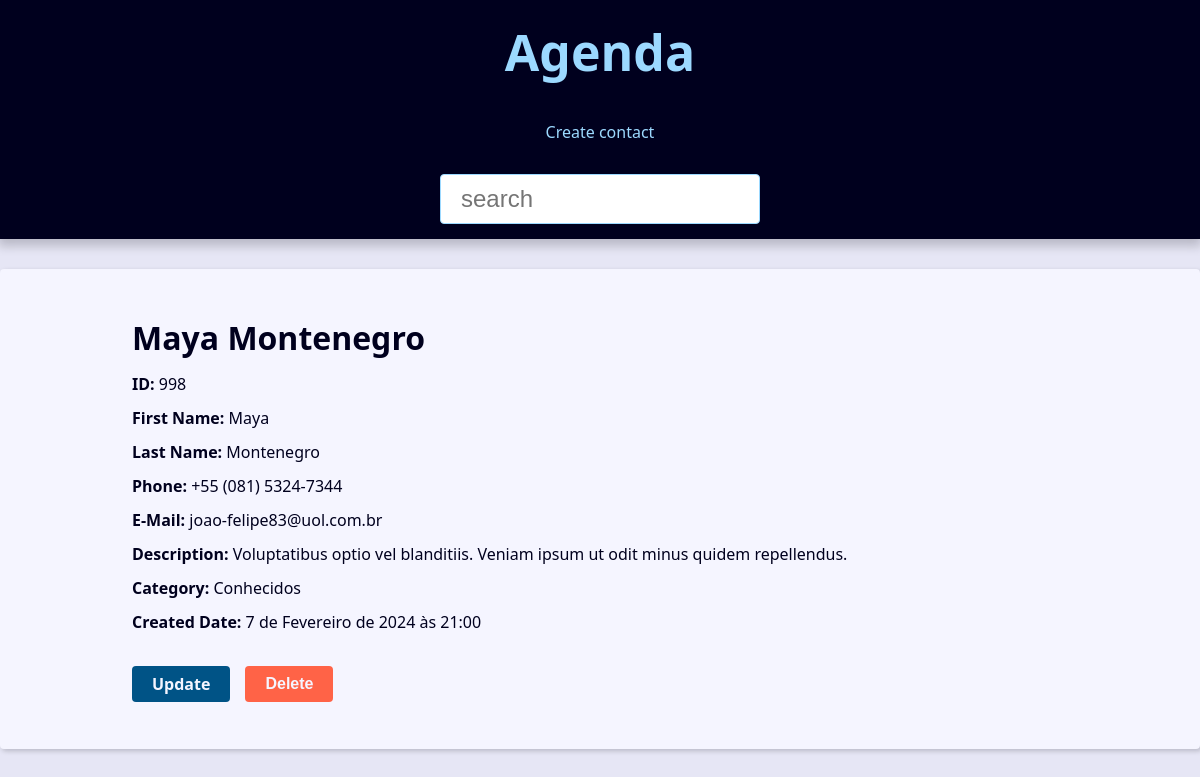
Screenshot of /contact/998/ with the database file from the repository.
### contact/models.py (models this page shows, shortened)
class Contact(models.Model):
    first_name = models.CharField(max_length=50)
    last_name = models.CharField(max_length=50,blank=True)
    phone = models.CharField(max_length=50)
    email = models.EmailField(max_length=254,blank=True)
    created_date = models.DateTimeField(default=timezone.now)
    description = models.TextField(blank=True)
    show = models.BooleanField(default=True)
    picture = models.ImageField(blank=True,upload_to='pictures/%Y/%m/')
    category = models.ForeignKey(Category,on_delete=models.SET_NULL,blank=True,null=True)
    owner = models.ForeignKey(User(),on_delete=models.SET_NULL,blank=True,null=True)

class Category(models.Model):
    class Meta:
        verbose_name = 'Category'
        verbose_name_plural = 'Categories'
    name = models.CharField(max_length=50)

### contact/views/contact_views.py (the view)
# urls.py: path('contact/<int:contact_id>/', views.contact, name='contact'),
def contact(request,contact_id):
    single_contact = get_object_or_404(Contact.objects,pk=contact_id,show=True)
    name = f'{single_contact.first_name} {single_contact.last_name}'
    context = {
        'contact':single_contact,
        'title': name
    }
    return render(
        request,
        'contact/contact.html',
        context
        )

### contact/templates/contact/contact.html (shortened to what this page needs)
{% extends "global/base.html" %}
{% block content %}
    <div class="single-contact">
        <h1 class="single-contact-name">
            {{contact.first_name}} {{contact.last_name}}
        </h1>
        <p><b>ID:</b>  {{contact.id}}</p>
        <p><b>First Name:</b>  {{contact.first_name}}</p>
        <p><b>Last Name:</b>  {{contact.last_name}}</p>
        <p><b>Phone:</b>  {{contact.phone}}</p>
        <p><b>E-Mail:</b>  {{contact.email}}</p>
        <p><b>Description:</b>  {{contact.description}}</p>
        <p><b>Category:</b>  {{contact.category.name}}</p>
        <p><b>Created Date:</b>  {{contact.created_date}}</p>
        <div class="contact-links">
            <a class="btn btn-link" href="{% url "contact:update" contact.id %}">
                Update
            </a>
            <form action="{% url "contact:delete" contact.id %}" method="post">
                {% if confirmation == 'no' %}
                    <input type="hidden" name="confirmation" value="yes">
                    <button class="btn btn-link btn-delete" type="submit">Confirm?</button>
                {% else %}
                    <button class="btn btn-link btn-delete" type="submit">Delete</button>
                {% endif %}
            </form>
        </div>
    </div>
{% endblock content %}

### base_static/global/css/style.css (style rules this page uses)
:root { --spacing: 1.5rem; --link-dark-color: rgb(0, 83, 134); --link-light-color: rgb(156, 217, 255); --clr-white: rgb(245, 245, 255); --clr-black: rgb(0, 0, 30); --clr-light-gray: rgb(230, 230, 245); --clr-dark-shadow-5: rgba(0, 0, 10, 5%); --clr-dark-shadow-10: rgba(0, 0, 10, 10%); --clr-dark-shadow-20: rgba(0, 0, 10, 20%); --clr-light-shadow-5: rgba(200, 200, 255, 5%); --clr-light-shadow-10: rgba(200, 200, 255, 10%); --clr-light-shadow-20: rgba(200, 200, 255, 20%); --main-page-width: 120rem; --table-min-width: 60rem; --biggest-font-size: 5rem; --bigger-font-size: 4rem; --big-font-size: 3.2rem; --medium-font-size: 2.4rem; --small-font-size: 1.6rem; --smaller-font-size: 1.4rem; --smallest-font-size: 1.2rem; --transition-fast: 300ms; --transition-medium: 600ms; --transition-slow: 1s; --default-border-radius: 4px; }
*, *::before, *::after { margin: 0; padding: 0; box-sizing: border-box; }
html { font-size: 62.5%; }
body { font-family: system-ui, -apple-system, BlinkMacSystemFont, 'Segoe UI', Roboto, Oxygen, Ubuntu, Cantarell, 'Open Sans', 'Helvetica Neue', sans-serif; line-height: 1.5; font-size: var(--small-font-size); color: var(--clr-black); -webkit-font-smoothing: antialiased; background: var(--clr-light-gray); }
@media (min-width: 600px) { .single-contact { max-width: 80%; margin: calc(var(--spacing) * 2) auto; } }
.single-contact h1 { margin: 1rem 0; }
.single-contact p { margin: 1rem 0; }
.btn { background-color: var(--link-dark-color); color: var(--clr-white); font-weight: bold; border: none; padding: 1rem 2rem; border-radius: var(--default-border-radius); cursor: pointer; transition: filter var(--transition-fast) ease-in-out; }
.contact-links { margin-block: calc(var(--small-font-size) * 2); display: flex; align-items: center; gap: 0 var(--spacing); }
.btn-link { font-size: var(--small-font-size); text-decoration: none; font-weight: bold; padding: 1rem 2rem; display: block; line-height: var(--small-font-size); }
.btn-delete { background: tomato; }

### rows the page displays
Contact: first_name "Maya", last_name "Montenegro", id "998", phone "+55 (081) 5324-7344", email "joao-felipe83@uol.com.br", description "Voluptatibus optio vel blanditiis. Veniam ipsum ut odit minus quidem repellendus.", category.name "Conhecidos", created_date "7 de Fevereiro de 2024 às 21:00"
